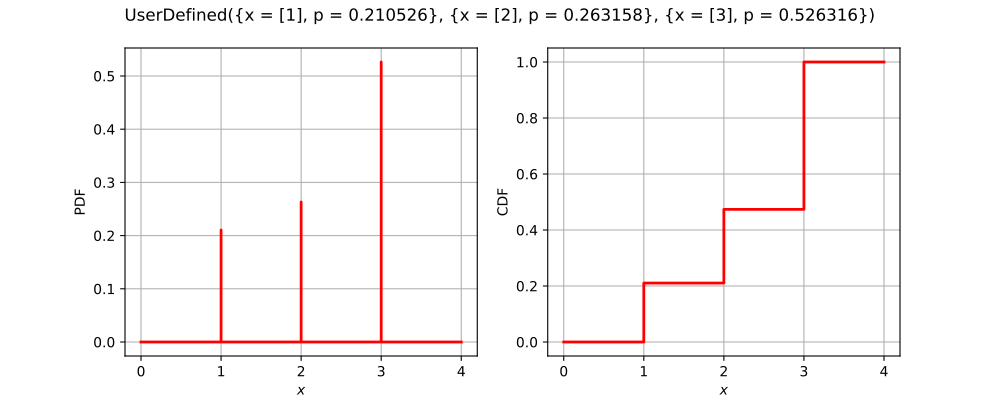

This figure's Python source:
import openturns as ot
from matplotlib import pyplot as plt
from openturns.viewer import View
title = None
if ot.UserDefined().__class__.__name__ == 'Bernoulli':
    distribution = ot.Bernoulli(0.7)
elif ot.UserDefined().__class__.__name__ == 'Binomial':
    distribution = ot.Binomial(5, 0.2)
elif ot.UserDefined().__class__.__name__ == 'Hypergeometric':
    distribution = ot.Hypergeometric(10, 4, 7)
elif ot.UserDefined().__class__.__name__ == 'CumulativeDistributionNetwork':
    coll = [ot.Normal(2),ot.Dirichlet([0.5, 1.0, 1.5])]
    distribution = ot.CumulativeDistributionNetwork(coll, ot.BipartiteGraph([[0,1], [0,1]]))
elif ot.UserDefined().__class__.__name__ == 'Histogram':
    distribution = ot.Histogram([-1.0, 0.5, 1.0, 2.0], [0.45, 0.4, 0.15])
elif ot.UserDefined().__class__.__name__ == 'KernelMixture':
    kernel = ot.Uniform()
    sample = ot.Normal().getSample(5)
    bandwith = [1.0]
    distribution = ot.KernelMixture(kernel, bandwith, sample)
elif ot.UserDefined().__class__.__name__ == 'MaximumDistribution':
    coll = [ot.Uniform(2.5, 3.5), ot.LogUniform(1.0, 1.2), ot.Triangular(2.0, 3.0, 4.0)]
    distribution = ot.MaximumDistribution(coll)
elif ot.UserDefined().__class__.__name__ == 'Multinomial':
    distribution = ot.Multinomial(5, [0.2])
elif ot.UserDefined().__class__.__name__ == 'RandomMixture':
    coll = [ot.Triangular(0.0, 1.0, 5.0), ot.Uniform(-2.0, 2.0)]
    weights = [0.8, 0.2]
    cst = 3.0
    distribution = ot.RandomMixture(coll, weights, cst)
elif ot.UserDefined().__class__.__name__ == 'TruncatedDistribution':
    distribution = ot.TruncatedDistribution(ot.Normal(2.0, 1.5), 1.0, 4.0)
elif ot.UserDefined().__class__.__name__ == 'UserDefined':
    distribution = ot.UserDefined([[1.0], [2.0], [3.0]], [0.4, 0.5, 1.0])
elif ot.UserDefined().__class__.__name__ == 'ZipfMandelbrot':
    distribution = ot.ZipfMandelbrot(10, 2.5, 0.3)
elif ot.UserDefined().__class__.__name__ == 'Normal':
    cov = ot.CovarianceMatrix([[1.0, -0.5], [-0.5, 1.0]])
    distribution = ot.Normal([0.0, 0.0], cov)
    title = "Normal dist. with correlation coefficient {}".format(cov[0, 1])
else:
    distribution = ot.UserDefined()

dimension = distribution.getDimension()
if title is None:
    title = str(distribution)[:100].split('\n')[0]
if dimension == 1:
    distribution.setDescription(['$x$'])
    pdf_graph = distribution.drawPDF()
    cdf_graph = distribution.drawCDF()
    fig = plt.figure(figsize=(10, 4))
    pdf_axis = fig.add_subplot(121)
    cdf_axis = fig.add_subplot(122)
    View(pdf_graph, figure=fig, axes=[pdf_axis], add_legend=False)
    View(cdf_graph, figure=fig, axes=[cdf_axis], add_legend=False)
    fig.suptitle(title)
elif dimension == 2:
    grid = ot.GridLayout(1, 2)
    pdf_graph = distribution.drawPDF()
    pdf_graph.setLegends([''])
    cdf_graph = distribution.drawCDF()
    cdf_graph.setLegends([''])
    grid.setGraph(0, 0, pdf_graph)
    grid.setGraph(0, 1, cdf_graph)
    grid.setTitle(title)
    fig = View(grid).getFigure()
    fig.axes[0].set_title('PDF')
    fig.axes[1].set_title('CDF')
